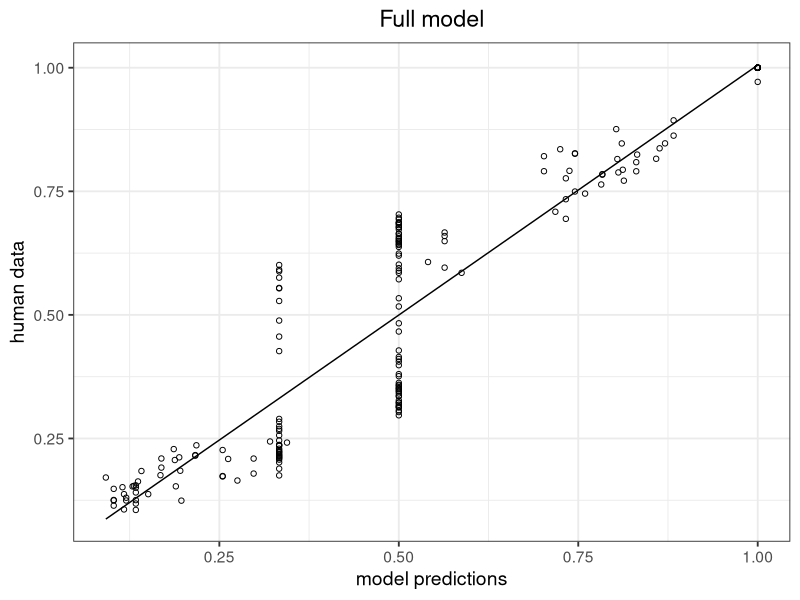
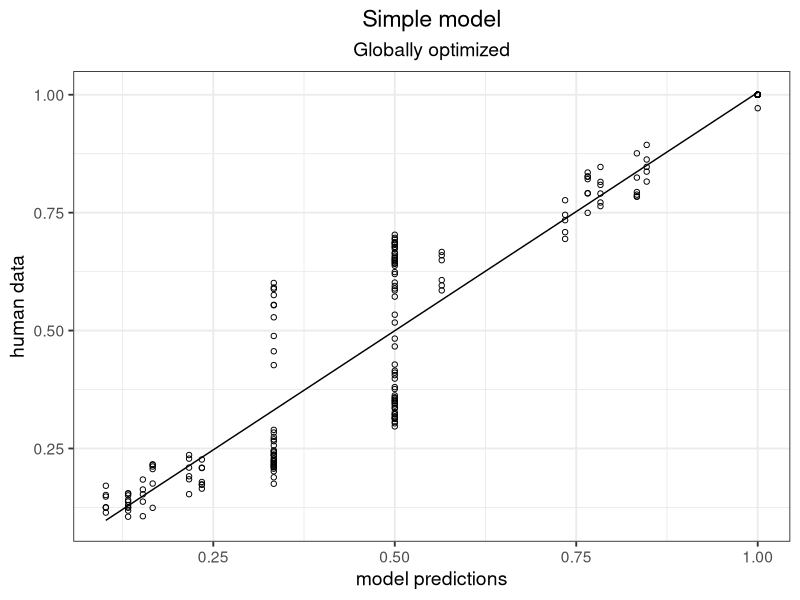
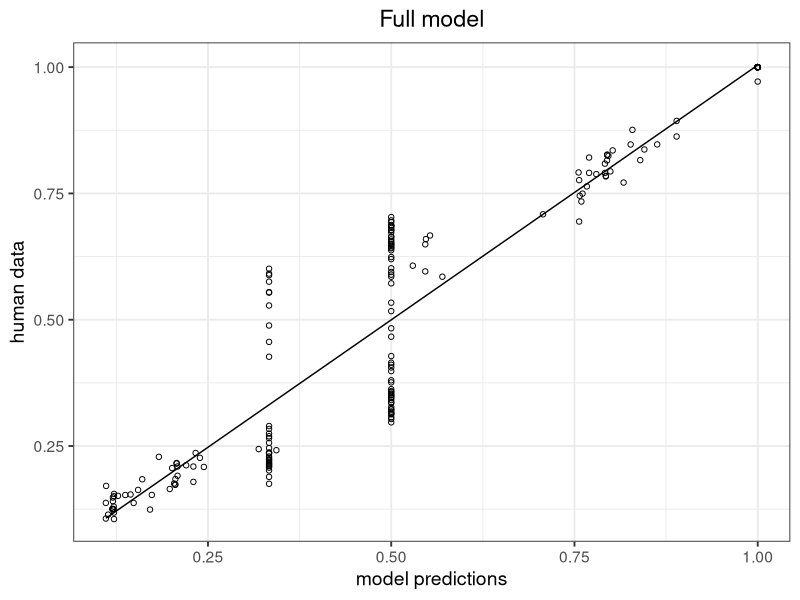
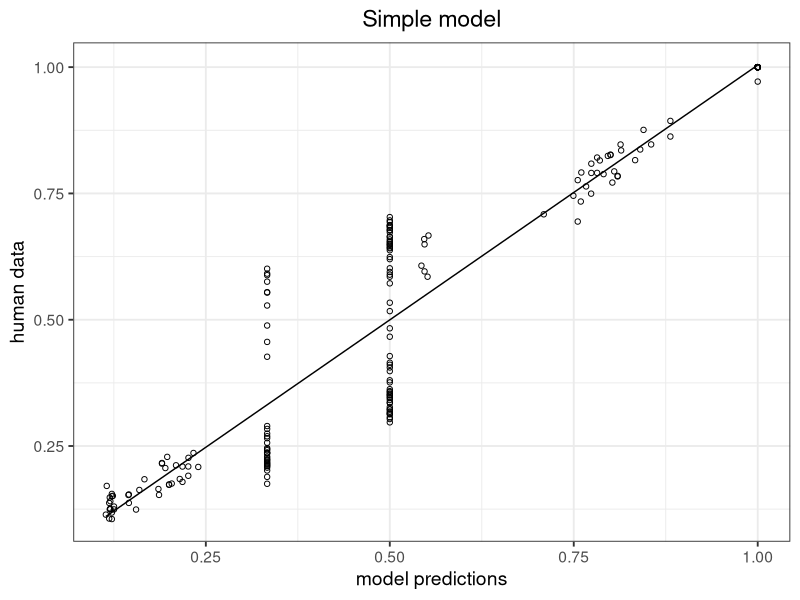
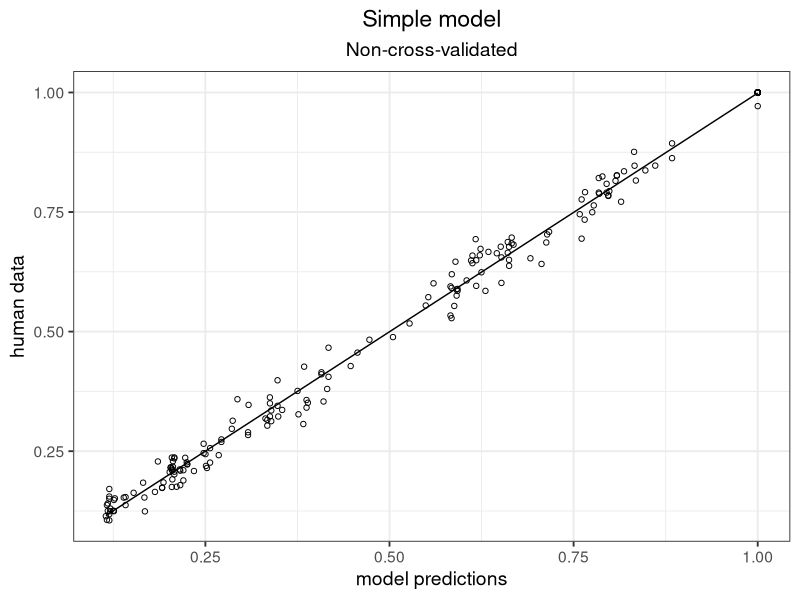
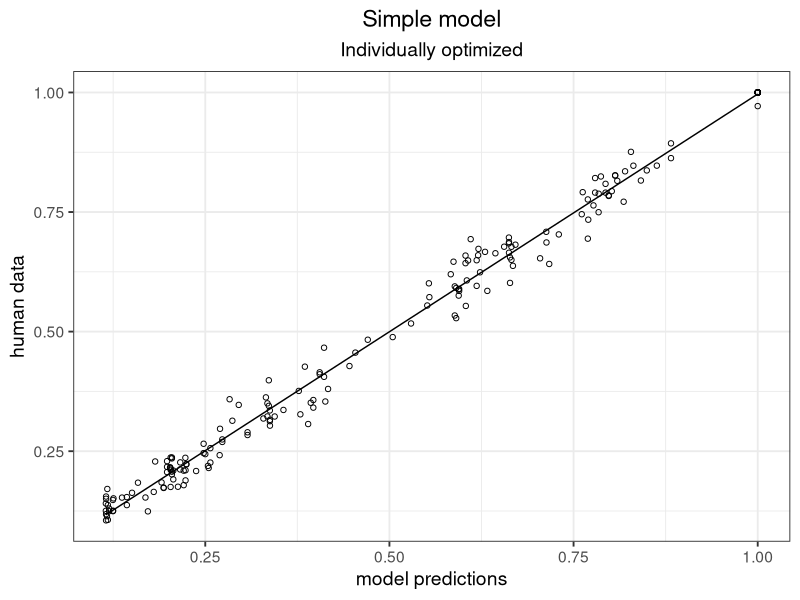
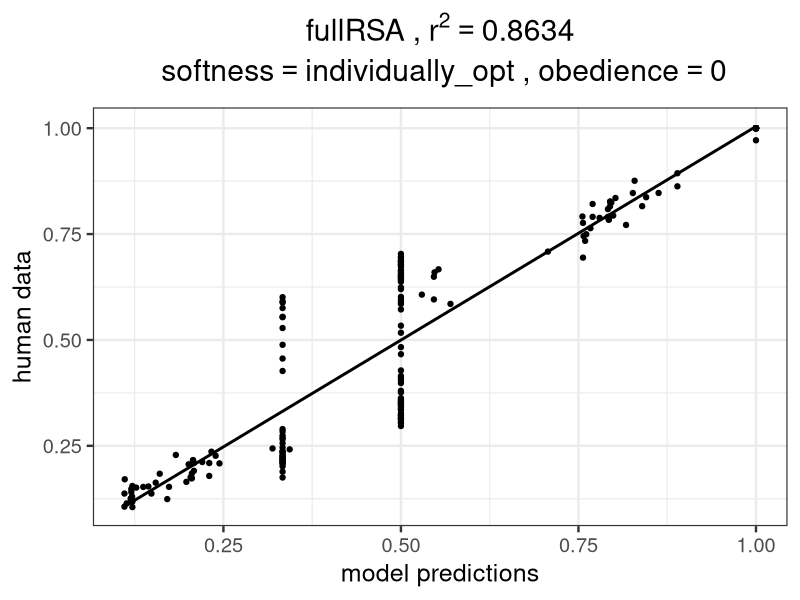
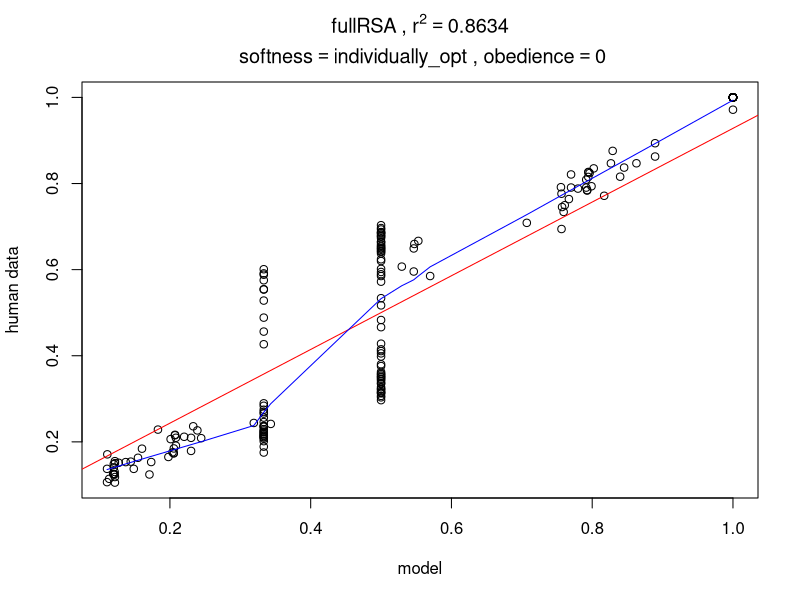

Write the R code that produced these figures, in order.
library("dplyr")
library("ggplot2")

################################################## X 4 Prior inference ##################################

# Import full csv table

setwd("~/Documents/GitHub/prior_inference/RSA_2019_08/X4_Plots")
full <- read.csv("for_scatterplots_updated.csv")
head(full)

## See what models we have ##

stats <- full %>%
    group_by(softness,obedience, alpha, cross_validated,type, Nr) %>%
    summarise(n_occur = n())
ordered <- stats[order(stats$Nr),] # Sort the summary table
print.data.frame(ordered)

##########################################################################################################

# Subset data for plotting. Fill in the template

# plotData <- subset(full, softness ==  & obedience ==  & cross_validated == " " & type == "") # for simple models
# plotData <- subset(full, softness ==  & obedience ==  & alpha == & cross_validated == " " & type == "") # for full models

# Softness, obedience, and alpha are numeric
# Cross_validated can be "yes" or "no"
# Type can be "simpleRSA" or "fullRSA"
# Nr is model number in the order they are listed in the scatterplot file. 

##########################################################################################################

### Subsets for figures in the paper. Pick one plotData subset, then run the define variables part
### Then generate the plot either with ggplot or a simple plot

## Figure \label{simple-full}

# for m23
plotData <- subset(full, softness == "globally_opt" & obedience == 0 & 
                          cross_validated == "no" & type == "fullRSA" & alpha == 1) 

r2 <- round((summary(lm(plotData$model~plotData$workerData))$r.squared), digits = 4)
softness <- unique(as.character(plotData$softness))
obedience <- unique(as.character(plotData$obedience))
type <- unique(as.character(plotData$type))
nr <- plotData$Nr[1]


figure <- ggplot(plotData, aes(x = model, y = workerData)) +
  geom_point(shape = 1) +
  stat_smooth(method = "lm",
              col = "black",
              se = FALSE,
              size = .5) +
  theme_bw(base_size = 14) +
  labs(title = "Full model")+
#  labs(title = bquote(atop
 #                     (.(type) ~"," ~ r^2 == .(r2),
 #                       ~ "softness" == .(softness) ~ "," ~ "obedience" == .(obedience)
 #                     )))+
  ylab("human data")+
  xlab("model predictions") +
  theme(plot.title = element_text(hjust = 0.5))
print(figure)
ggsave(figure, height = 3, width = 3, units = "in", filename = paste("m", nr,".pdf", sep=""))

model <- lm(formula = plotData$model~plotData$workerData)
model2 <- lm(formula = plotData$workerData~plotData$model)

model <- lm(formula = plotData$model~plotData$workerData)
summary(model)
summary(model2)

confint(model)
summary(model)
confint(model)

# for m27
plotData <- subset(full, softness == "globally_opt" & obedience == 0 & 
                     cross_validated == "no" & type == "fullRSA" & alpha == "globally_opt") 

r2 <- round((summary(lm(plotData$model~plotData$workerData))$r.squared), digits = 4)
softness <- unique(as.character(plotData$softness))
obedience <- unique(as.character(plotData$obedience))
type <- unique(as.character(plotData$type))
nr <- plotData$Nr[1]

# for m13
plotData <- subset(full, softness == "globally_opt" & obedience == 0 & 
                     cross_validated == "no" & type == "simpleRSA") 

model <- lm(formula = plotData$model~plotData$workerData)
summary(model)
confint(model)

r2 <- round((summary(lm(plotData$model~plotData$workerData))$r.squared), digits = 4)
softness <- unique(as.character(plotData$softness))
obedience <- unique(as.character(plotData$obedience))
type <- unique(as.character(plotData$type))
nr <- plotData$Nr[1]


figure <- ggplot(plotData, aes(x = model, y = workerData)) +
  geom_point(shape = 1) +
  stat_smooth(method = "lm",
              col = "black",
              se = FALSE,
              size = .5) +
  theme_bw(base_size = 14) +
  labs(title = "Simple model", subtitle = "Globally optimized")+
  #  labs(title = bquote(atop
  #                     (.(type) ~"," ~ r^2 == .(r2),
  #                       ~ "softness" == .(softness) ~ "," ~ "obedience" == .(obedience)
  #                     )))+
  ylab("human data")+
  xlab("model predictions") +
  theme(plot.title = element_text(hjust = 0.5), plot.subtitle = element_text(hjust = 0.5))
print(figure)
ggsave(figure, height = 3, width = 3, units = "in", filename = paste("m", nr,".pdf", sep=""))



#plotData <- subset(full, softness == "individually_opt" & obedience == 0.1 & cross_validated == "yes" & type == "simpleRSA") # for m9

####### Figure \label{simple-full-individual}
# for m16
plotData <- subset(full, softness == "individually_opt" & obedience == 0 & 
                                            cross_validated == "no" & type == "fullRSA" & 
                                             alpha == "individually_opt") 
model <- lm(formula = plotData$model~plotData$workerData)
summary(model)
confint(model)

r2 <- round((summary(lm(plotData$model~plotData$workerData))$r.squared), digits = 4)
softness <- unique(as.character(plotData$softness))
obedience <- unique(as.character(plotData$obedience))
type <- unique(as.character(plotData$type))
nr <- plotData$Nr[1]


figure <- ggplot(plotData, aes(x = model, y = workerData)) +
  geom_point(shape = 1) +
  stat_smooth(method = "lm",
              col = "black",
              se = FALSE,
              size = .5) +
  theme_bw(base_size = 14) +
  labs(title = "Full model")+
  #  labs(title = bquote(atop
  #                     (.(type) ~"," ~ r^2 == .(r2),
  #                       ~ "softness" == .(softness) ~ "," ~ "obedience" == .(obedience)
  #                     )))+
  ylab("human data")+
  xlab("model predictions") +
  theme(plot.title = element_text(hjust = 0.5))
print(figure)
ggsave(figure, height = 3, width = 3, units = "in", filename = paste("m", nr,".pdf", sep=""))


# for m3                    
plotData <- subset(full, softness == "individually_opt" & obedience == 0 & 
                     cross_validated == "no" & type == "simpleRSA") 

model <- lm(formula = plotData$model~plotData$workerData)
summary(model)
confint(model)

r2 <- round((summary(lm(plotData$model~plotData$workerData))$r.squared), digits = 4)
softness <- unique(as.character(plotData$softness))
obedience <- unique(as.character(plotData$obedience))
type <- unique(as.character(plotData$type))
nr <- plotData$Nr[1]


figure <- ggplot(plotData, aes(x = model, y = workerData)) +
  geom_point(shape = 1) +
  stat_smooth(method = "lm",
              col = "black",
              se = FALSE,
              size = 0.5) +
  theme_bw(base_size = 14) +
  labs(title = "Simple model")+
  #  labs(title = bquote(atop
  #                     (.(type) ~"," ~ r^2 == .(r2),
  #                       ~ "softness" == .(softness) ~ "," ~ "obedience" == .(obedience)
  #                     )))+
  ylab("human data")+
  xlab("model predictions") +
  theme(plot.title = element_text(hjust = 0.5))
print(figure)
ggsave(figure, height = 3, width = 3, units = "in", filename = paste("m", nr,".pdf", sep=""))



########## Figure \label{cross-validation} ##########
# for m5

plotData <- subset(full, softness == "individually_opt" & obedience == "individually_opt" & 
                                             cross_validated == "no" & type == "simpleRSA") 

model <- lm(formula = plotData$model~plotData$workerData)
summary(model)
confint(model)

r2 <- round((summary(lm(plotData$model~plotData$workerData))$r.squared), digits = 4)
softness <- unique(as.character(plotData$softness))
obedience <- unique(as.character(plotData$obedience))
type <- unique(as.character(plotData$type))
nr <- plotData$Nr[1]


figure <- ggplot(plotData, aes(x = model, y = workerData)) +
  geom_point(shape = 1) +
  stat_smooth(method = "lm",
              col = "black",
              se = FALSE,
              size = .5) +
  theme_bw(base_size = 14) +
  labs(title = "Simple model", subtitle = "Non-cross-validated")+
  #  labs(title = bquote(atop
  #                     (.(type) ~"," ~ r^2 == .(r2),
  #                       ~ "softness" == .(softness) ~ "," ~ "obedience" == .(obedience)
  #                     )))+
  ylab("human data")+
  xlab("model predictions") +
  theme(plot.title = element_text(hjust = 0.5), plot.subtitle = element_text(hjust = 0.5))
print(figure)
ggsave(figure, height = 3, width = 3, units = "in", filename = paste("m", nr,".pdf", sep=""))



# for m8
plotData <- subset(full, softness == "individually_opt" & obedience == "individually_opt" & 
                    cross_validated == "yes" & type == "simpleRSA") 

model <- lm(formula = plotData$model~plotData$workerData)

summary(model)
confint(model)

r2 <- round((summary(lm(plotData$model~plotData$workerData))$r.squared), digits = 4)
softness <- unique(as.character(plotData$softness))
obedience <- unique(as.character(plotData$obedience))
type <- unique(as.character(plotData$type))
nr <- plotData$Nr[1]


figure <- ggplot(plotData, aes(x = model, y = workerData)) +
  geom_point(shape = 1) +
  stat_smooth(method = "lm",
              col = "black",
              se = FALSE,
              size = .5) +
  theme_bw(base_size = 14) +
  labs(title = "Simple model", subtitle = "Individually optimized")+
  #  labs(title = bquote(atop
  #                     (.(type) ~"," ~ r^2 == .(r2),
  #                       ~ "softness" == .(softness) ~ "," ~ "obedience" == .(obedience)
  #                     )))+
  ylab("human data")+
  xlab("model predictions") +
  theme(plot.title = element_text(hjust = 0.5), plot.subtitle = element_text(hjust = 0.5))
print(figure)
ggsave(figure, height = 3, width = 3, units = "in", filename = paste("m", nr,".pdf", sep=""))

plotData <- subset(full, Nr == 14) 

model <- lm(formula = plotData$model~plotData$workerData)
summary(model)
confint(model)

r2 <- round((summary(lm(plotData$model~plotData$workerData))$r.squared), digits = 4)
softness <- unique(as.character(plotData$softness))
obedience <- unique(as.character(plotData$obedience))
type <- unique(as.character(plotData$type))
nr <- plotData$Nr[1]

plotData <- subset(full, Nr == 27) 

model <- lm(formula = plotData$model~plotData$workerData)
summary(model)
confint(model)

plotData <- subset(full, Nr == 28) 

model <- lm(formula = plotData$model~plotData$workerData)
summary(model)

plotData <- subset(full, Nr == 16) 

model <- lm(formula = plotData$model~plotData$workerData)
summary(model)

#### Old code below #####


# Define variables to pass to plot title and ggsave

r2 <- round((summary(lm(plotData$model~plotData$workerData))$r.squared), digits = 4)
softness <- unique(as.character(plotData$softness))
obedience <- unique(as.character(plotData$obedience))
type <- unique(as.character(plotData$type))
nr <- plotData$Nr[1]

## Scatterplot with ggplot2 ##
# Contains a title with parameter values for now ##

figure <- ggplot(plotData, aes(x = model, y = workerData)) +
  geom_point() +
  stat_smooth(method = "lm",
              col = "black",
              se = FALSE,
              size = 1) +
  theme_bw(base_size = 18) +
  labs(title = bquote(atop
                     (.(type) ~"," ~ r^2 == .(r2),
                       ~ "softness" == .(softness) ~ "," ~ "obedience" == .(obedience)
                     )))+
  ylab("human data")+
  xlab("model predictions") +
  theme(plot.title = element_text(hjust = 0.5))
print(figure)
ggsave(figure, filename = paste("m", nr,".pdf", sep=""))


## Simple plot works a little faster to look up r2 values ##

model <- lm(formula = plotData$model~plotData$workerData)
summary(model)
confint(model)

plot(plotData$model, plotData$workerData, xlab = "model", ylab = "human data")
abline(lm(formula = plotData$model~plotData$workerData), col="red") # regression line (y~x)
lines(lowess(plotData$model,plotData$workerData), col="blue") # lowess line (x,y)

title(main = bquote(atop
      (.(type) ~"," ~ r^2 == .(r2),
        ~ "softness" == .(softness) ~ "," ~ "obedience" == .(obedience)
        )))

#########################################################################################################


